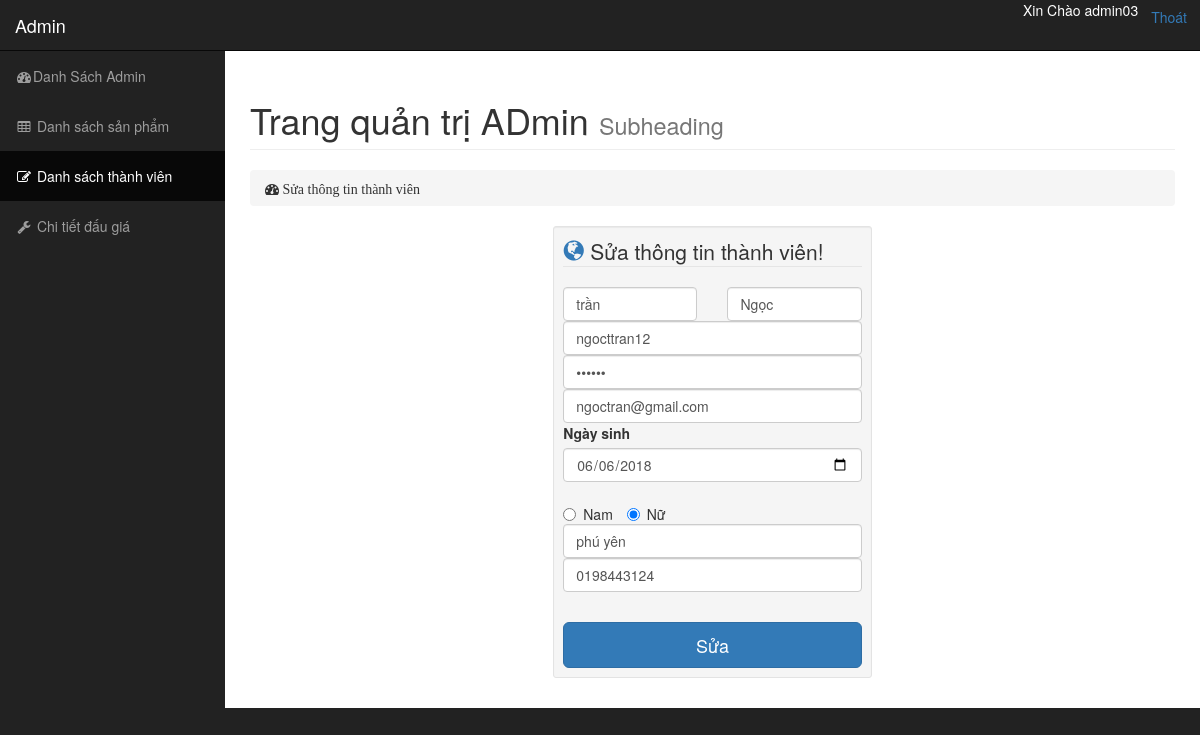
Screenshot of /admin/modules/user/edit.php?id=46 (signed in) with the database file from the repository.
### tables this page shows
CREATE TABLE `thanhvien` (
  `MaThanhVien` int(11) NOT NULL,
  `TenDangNhap` varchar(50) NOT NULL,
  `MatKhau` varchar(50) NOT NULL,
  `Ho` varchar(50) NOT NULL,
  `Ten` varchar(50) NOT NULL,
  `NgaySinh` date NOT NULL,
  `GioiTinh` tinyint(4) NOT NULL,
  `Diachi` text NOT NULL,
  `Email` varchar(50) NOT NULL,
  `SDT` varchar(50) NOT NULL
);

### libraries/database.php (called while the page is built, shortened)
<?php
    class Database
    {
        public $link;
        public function __construct()
        {
            $this->link = mysqli_connect("localhost","root","","daugia2.0") or die ();
            mysqli_set_charset($this->link,"utf8");
        }
        public function fetchID($table , $id, $ma )
        {
            $sql = "SELECT * FROM {$table} WHERE $ma = '$id' ";
            $result = mysqli_query($this->link,$sql) or die("Lỗi  truy vấn fetchID " .mysqli_error($this->link));
            return mysqli_fetch_assoc($result);
        }
    }
    ?>

### admin/autoload/autoload.php (called while the page is built, shortened)
<?php
	 require_once __DIR__. "/../../libraries/database.php";
	 require_once __DIR__. "/../../libraries/function.php";
	 $db = new Database;
 ?>

### libraries/function.php (called while the page is built, shortened)
<?php
 function  getInput($string)
 {
     return isset($_GET[$string]) ? $_GET[$string] : '';
 }
 ?>

### admin/modules/user/edit.php (the view, shortened to what this page needs)
<?php
    require_once __DIR__. "/../../autoload/autoload.php";
    $id=intval(getInput('id'));
    $EditUser= $db->fetchID('thanhvien',$id, 'MaThanhVien');
  ?>
<?php require_once __DIR__. "/../../layouts/header.php";  ?>
            <div class="row">
                <div class="col-lg-12">
                    <h1 class="page-header">
                        Trang quản trị ADmin
                        <small>Subheading</small>
                    </h1>
                    <ol class="breadcrumb">
                        <li>
                            <i class="fa fa-dashboard"> Sửa thông tin thành viên</i>
                        </li>
                    </ol>
                </div>
            </div>
            <div class="row">
                <div class="col-xs-12 col-sm-12 col-md-4 well well-sm col-md-offset-4">
                    <legend><a href="http://hocwebgiare.com/"><i class="glyphicon glyphicon-globe"></i></a> Sửa thông tin thành viên!
                    </legend>
                    <form action="" method="post" class="form" role="form">
                        <div class="row">
                            <div class="col-xs-6 col-md-6"> <input class="form-control" name="firstname" placeholder="Họ" required="" autofocus="" type="text" value="<?php echo $EditUser['Ho']  ?>"">
                            </div>
                            <div class="col-xs-6 col-md-6"> <input class="form-control" name="lastname" placeholder="Tên" required="" type="text" value="<?php echo $EditUser['Ten']  ?>"">
                            </div>
                        </div>
                        <input class="form-control" name="username" placeholder="Tên Đăng Nhập" type="text" value="<?php echo $EditUser['TenDangNhap']  ?>">
                        <input class="form-control" name="password" placeholder="Mật khẩu" type="password"  value="<?php echo $EditUser['MatKhau']  ?>">
                        <input class="form-control" name="youremail" placeholder="Email" type="email"  value="<?php echo $EditUser['Email']  ?>">
                        <label > Ngày sinh</label>
                        <input class="form-control" type="date" name="ngaysinh"  value="<?php echo $EditUser['NgaySinh']  ?>">
                        <br>
                        <label class="radio-inline">          <input name="sex" id="inlineCheckbox1" value="1" type="radio" <?php if($EditUser['GioiTinh']==1) echo 'checked'  ?>>          Nam </label> <label class="radio-inline">          <input name="sex" id="inlineCheckbox2" value="0" type="radio" <?php if($EditUser['GioiTinh']==0) echo 'checked'  ?>>          Nữ </label>
                        <br>
                        <input class="form-control" name="diachi" placeholder="Địa Chỉ " type="text" value="<?php echo $EditUser['Diachi']  ?>">
                        <input class="form-control" name="SDT" placeholder="Số Điện Thoại " type="text" value="<?php echo $EditUser['SDT']  ?>" >
                        <br>
                        <button class="btn btn-lg btn-primary btn-block" type="submit"> Sửa</button>
                    </form>
                </div>
            </div>
<?php require_once __DIR__. "/../../layouts/footer.php";  ?>

### public/admin/css/sb-admin.css (style rules this page uses)
body { margin-top: 100px; background-color: #222; }
@media (min-width:768px) { body { margin-top: 50px; } }

### rows the page displays
thanhvien: firstname "trần", lastname "Ngọc", username "ngocttran12", youremail "ngoctran@gmail.com", ngaysinh "06/06/2018", GioiTinh "☐ Nam", GioiTinh "☑ Nữ", diachi "phú yên", SDT "0198443124"

### other values shown
$_SESSION['name_ad_id'] "admin03"
